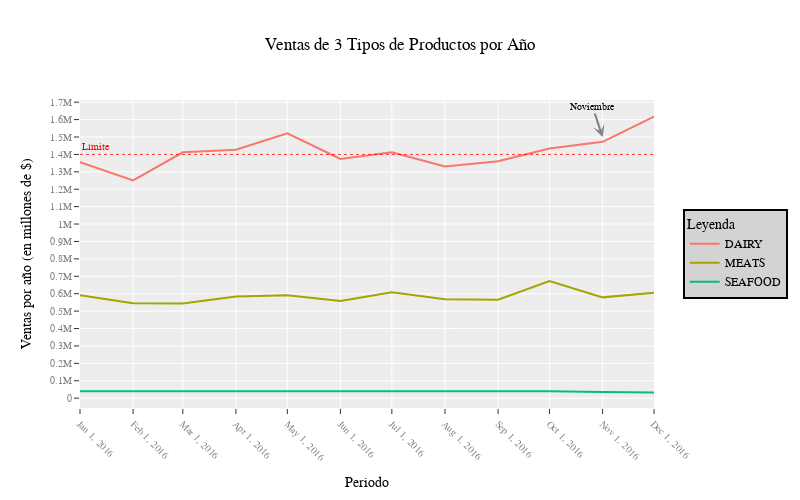

The notebook cell saved with this chart:
### Markdown cell above
# Plotly

### Code cell
fig = px.line(
    df2, 
    x=df2.index.values,
    y="sales",
    color='family',
    width=800, 
    height=500,
    template='ggplot2',
    title='Ventas de 3 Tipos de Productos por Año', 
    labels={
        "x": "Periodo",
        "sales": "Ventas por año (en millones de $)",
        "family": "Tipo de Producto"
    }
)

fig.update_layout( 
    font_family="Rockwell",
    font_color="black"
)

fig.update_xaxes(
    tickangle=45,
    tickmode='array',
    tickvals=df.index.values,
    tickfont={
        'color': 'grey',
        'size': 10
    }
)

fig.update_yaxes(
    tickfont={
        'color': 'grey',
        'size': 10
    }
)

fig.update_yaxes(
    nticks=20
)

fig.add_annotation(
    x='2016-11',
    y=1500000,
    text="Noviembre",
    showarrow=True,
    arrowhead=3, 
    arrowsize=1, 
    arrowwidth=2,
    arrowcolor="grey",
    opacity=1,
    font={
        'family': "Arial",
        'size': 10,
        'color': "black"
    }
)

fig.add_hline(
    y=1400000, 
    line_dash="dot",
    annotation_text="Límite",
    annotation_position="top left",
    annotation_font_size=10,
    annotation_font_color="red",
    opacity=0.8,
    line_width=1,
    line_color='red',
)

fig.update_layout(
    legend_title_text='Leyenda', # Titulo de la leyenda
    # showlegend=False # Ocultar leyenda,
    legend=dict( 
        y=0.5, # Posicionamiento de la leyenda
        x=1.05,
        font=dict( # Puedo darle estilos a mis leyendas: https://plotly.com/python/legend/#styling-legends
            family="Courier",
            size=12,
            color="black"
        ),
        bgcolor="LightGrey",
        bordercolor="Black",
        borderwidth=2
    )
)

fig.show()

### Figure 1 — Plotly figure (JSON) as saved in the notebook; plotly's stock layout.template omitted (floating-point values rounded to 4 significant figures)
{"data": [{"hovertemplate": "Tipo de Producto=DAIRY<br>Periodo=%{x}<br>Ventas por año (en millones de $)=%{y}<extra></extra>", "legendgroup": "DAIRY", "line": {"color": "#F8766D", "dash": "solid"}, "marker": {"symbol": "circle"}, "mode": "lines", "name": "DAIRY", "orientation": "v", "showlegend": true, "type": "scatter", "x": ["2016-01", "2016-02", "2016-03", "2016-04", "2016-05", "2016-06", "2016-07", "2016-08", "2016-09", "2016-10", "2016-11", "2016-12"], "xaxis": "x", "y": [1354875, 1250980, 1411860, 1427146, 1520885, 1373631, 1412688, 1330689, 1360984, 1434197, 1472571, 1616687], "yaxis": "y"}, {"hovertemplate": "Tipo de Producto=MEATS<br>Periodo=%{x}<br>Ventas por año (en millones de $)=%{y}<extra></extra>", "legendgroup": "MEATS", "line": {"color": "#A3A500", "dash": "solid"}, "marker": {"symbol": "circle"}, "mode": "lines", "name": "MEATS", "orientation": "v", "showlegend": true, "type": "scatter", "x": ["2016-01", "2016-02", "2016-03", "2016-04", "2016-05", "2016-06", "2016-07", "2016-08", "2016-09", "2016-10", "2016-11", "2016-12"], "xaxis": "x", "y": [591100.0, 545000.0, 543500.0, 583700.0, 591500.0, 557500.0, 607700.0, 568500.0, 565000.0, 672100.0, 579000.0, 606000.0], "yaxis": "y"}, {"hovertemplate": "Tipo de Producto=SEAFOOD<br>Periodo=%{x}<br>Ventas por año (en millones de $)=%{y}<extra></extra>", "legendgroup": "SEAFOOD", "line": {"color": "#00BF7D", "dash": "solid"}, "marker": {"symbol": "circle"}, "mode": "lines", "name": "SEAFOOD", "orientation": "v", "showlegend": true, "type": "scatter", "x": ["2016-01", "2016-02", "2016-03", "2016-04", "2016-05", "2016-06", "2016-07", "2016-08", "2016-09", "2016-10", "2016-11", "2016-12"], "xaxis": "x", "y": [39270.0, 37060.0, 39250.0, 39350.0, 40020.0, 36850.0, 39440.0, 39490.0, 39020.0, 40270.0, 35420.0, 32010.0], "yaxis": "y"}], "layout": {"annotations": [{"arrowcolor": "grey", "arrowhead": 3, "arrowsize": 1, "arrowwidth": 2, "font": {"color": "black", "family": "Arial", "size": 10}, "opacity": 1, "showarrow": true, "text": "Noviembre", "x": "2016-11", "y": 1500000}, {"font": {"color": "red", "size": 10}, "showarrow": false, "text": "Límite", "x": 0, "xanchor": "left", "xref": "x domain", "y": 1400000, "yanchor": "bottom", "yref": "y"}], "font": {"color": "black", "family": "Rockwell"}, "height": 500, "legend": {"bgcolor": "LightGrey", "bordercolor": "Black", "borderwidth": 2, "font": {"color": "black", "family": "Courier", "size": 12}, "title": {"text": "Leyenda"}, "tracegroupgap": 0, "x": 1.05, "y": 0.5}, "shapes": [{"line": {"color": "red", "dash": "dot", "width": 1}, "opacity": 0.8, "type": "line", "x0": 0, "x1": 1, "xref": "x domain", "y0": 1400000, "y1": 1400000, "yref": "y"}], "title": {"text": "Ventas de 3 Tipos de Productos por Año"}, "width": 800, "xaxis": {"anchor": "y", "domain": [0, 1], "tickangle": 45, "tickfont": {"color": "grey", "size": 10}, "tickmode": "array", "tickvals": ["2016-01", "2016-02", "2016-03", "2016-04", "2016-05", "2016-06", "2016-07", "2016-08", "2016-09", "2016-10", "2016-11", "2016-12"], "title": {"text": "Periodo"}}, "yaxis": {"anchor": "x", "domain": [0, 1], "nticks": 20, "tickfont": {"color": "grey", "size": 10}, "title": {"text": "Ventas por año (en millones de $)"}}}}
